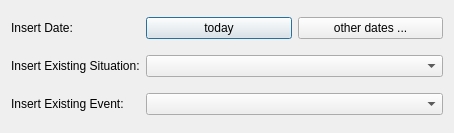
<?xml version="1.0" encoding="UTF-8"?>
<ui version="4.0">
 <class>clUI_Dialog_SpecElementInsert</class>
 <widget class="QDialog" name="clUI_Dialog_SpecElementInsert">
  <property name="geometry">
   <rect>
    <x>0</x>
    <y>0</y>
    <width>454</width>
    <height>133</height>
   </rect>
  </property>
  <property name="windowTitle">
   <string>Dialog</string>
  </property>
  <layout class="QGridLayout" name="gridLayout">
   <property name="verticalSpacing">
    <number>10</number>
   </property>
   <item row="1" column="0">
    <widget class="QLabel" name="label_2">
     <property name="text">
      <string>Insert Existing Situation:</string>
     </property>
    </widget>
   </item>
   <item row="0" column="0">
    <widget class="QLabel" name="label">
     <property name="text">
      <string>Insert Date:</string>
     </property>
    </widget>
   </item>
   <item row="2" column="0">
    <widget class="QLabel" name="label_3">
     <property name="text">
      <string>Insert Existing Event:</string>
     </property>
    </widget>
   </item>
   <item row="0" column="1">
    <widget class="QPushButton" name="pushButton_today">
     <property name="text">
      <string>today</string>
     </property>
    </widget>
   </item>
   <item row="1" column="1" colspan="2">
    <widget class="QComboBox" name="comboBox_situations">
     <property name="sizePolicy">
      <sizepolicy hsizetype="Preferred" vsizetype="Fixed">
       <horstretch>1</horstretch>
       <verstretch>0</verstretch>
      </sizepolicy>
     </property>
    </widget>
   </item>
   <item row="2" column="1" colspan="2">
    <widget class="QComboBox" name="comboBox_events">
     <property name="sizePolicy">
      <sizepolicy hsizetype="Preferred" vsizetype="Fixed">
       <horstretch>1</horstretch>
       <verstretch>0</verstretch>
      </sizepolicy>
     </property>
    </widget>
   </item>
   <item row="0" column="2">
    <widget class="QPushButton" name="pushButton_dates">
     <property name="text">
      <string>other dates ...</string>
     </property>
    </widget>
   </item>
  </layout>
 </widget>
 <resources/>
 <connections/>
</ui>
